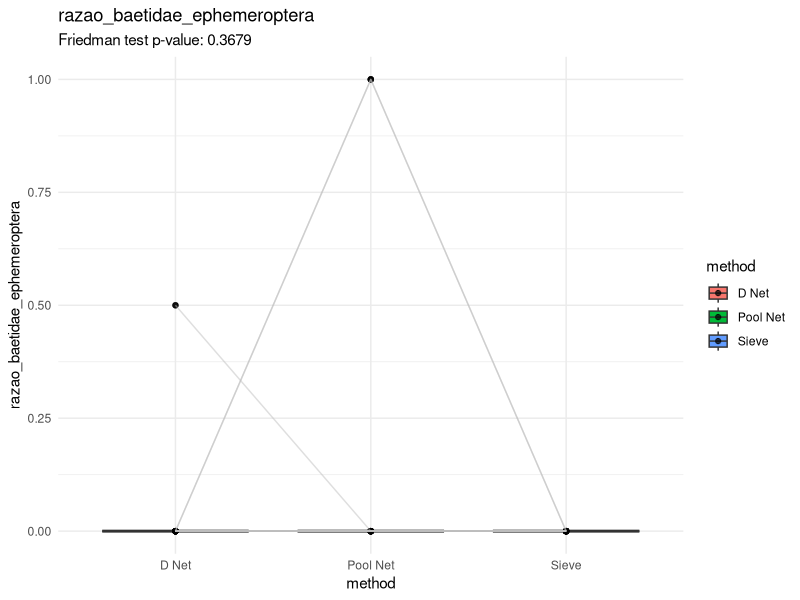
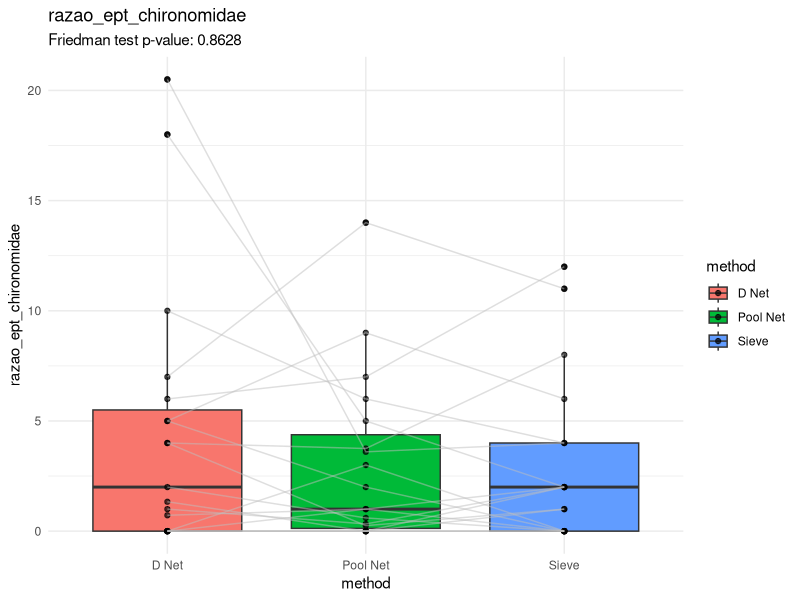
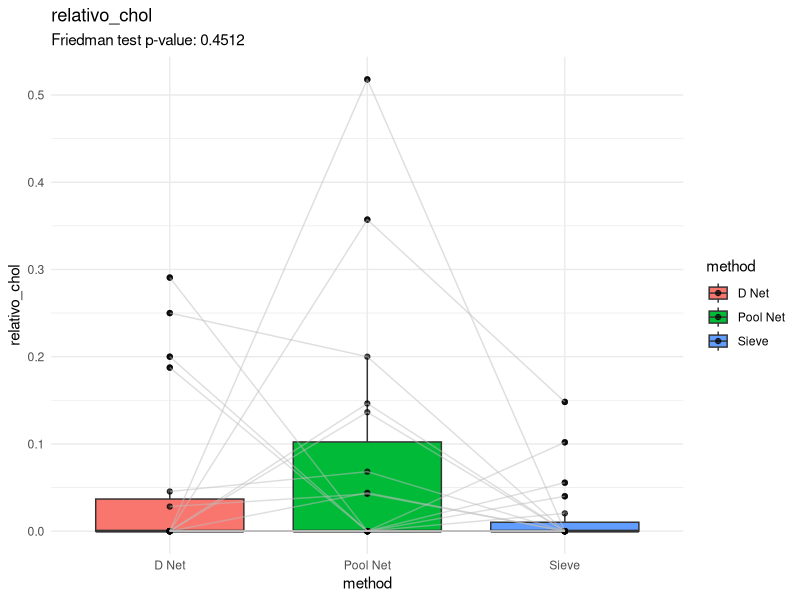
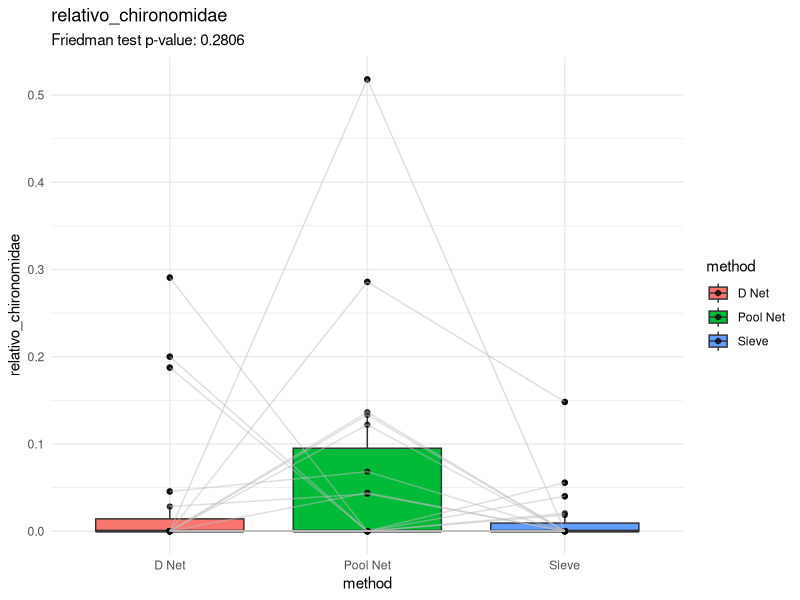
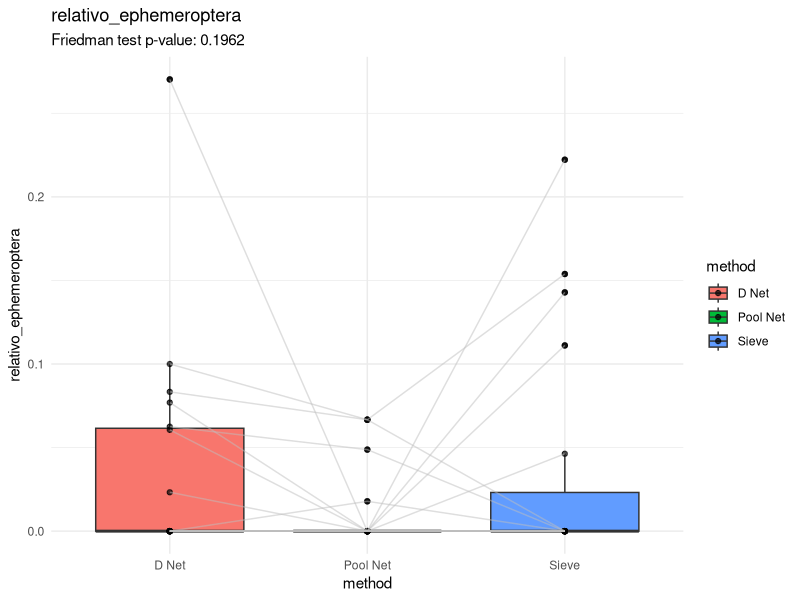
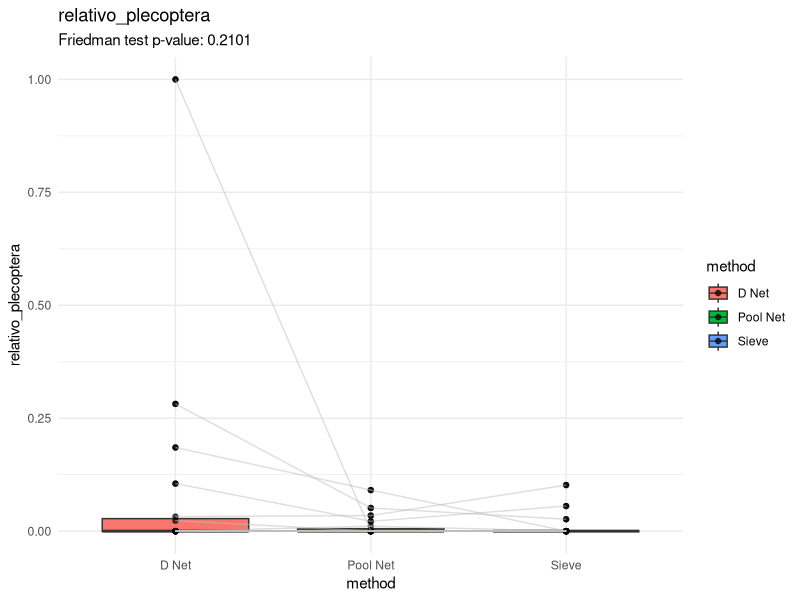
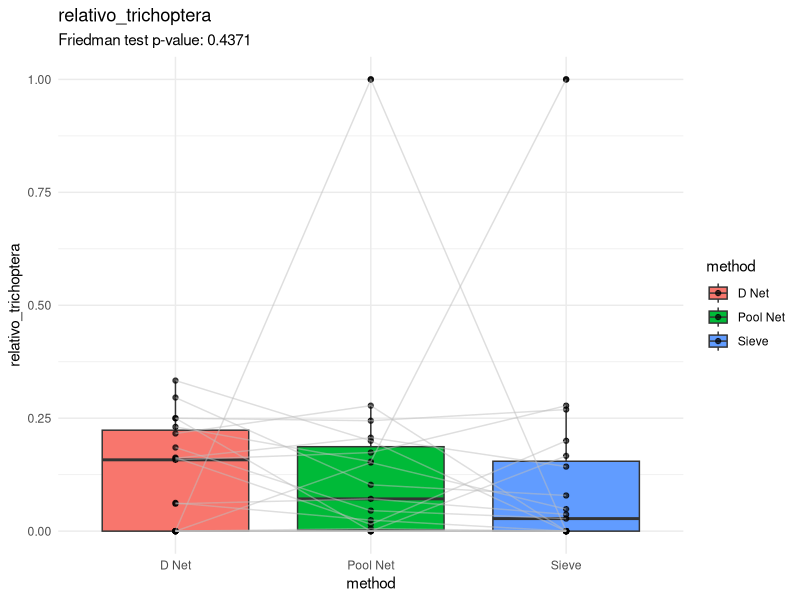
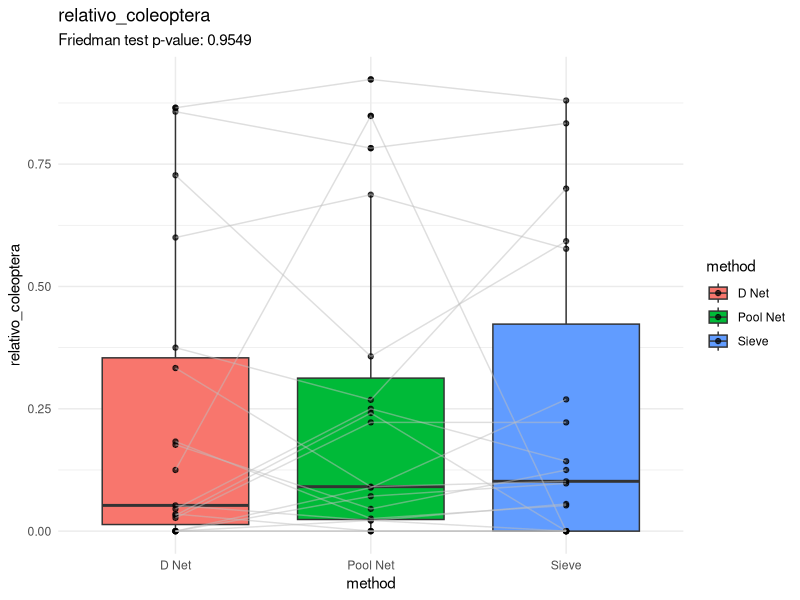

Reproduce these figures in R, in order.
library(tidyverse)

################################## Configurações ###############################
set.seed(1994)
metodos_de_amostragem <- c("D Net", "Pool Net", "Sieve")

# Pastas de figuras
pasta_figuras <- "figuras/redes/comparacao_3_redes/"
if (!dir.exists(pasta_figuras)) {
  dir.create(pasta_figuras, recursive = TRUE)
}

# Pasta de tabelas
pasta_tabelas <- "tabelas/redes/"
if (!dir.exists(pasta_tabelas)) {
  dir.create(pasta_tabelas, recursive = TRUE)
}

################################## Carregar dados ##############################
indices_df_raw <- read_csv("dados/processado/matriz_indices_imaturos_piata.csv")

############################## Pre-processamento ###############################
vetor_respostas <- indices_df_raw %>%
  select(-(campanha:method)) %>%
  names()

indices_df <- indices_df_raw %>%
  filter(method %in% metodos_de_amostragem) %>%
  mutate("coluna_id" = paste0(rio, "_", locality_name, "_", campanha)) %>%
  filter(!coletor_recolhedor_proporcao > 0.4)

################################ Processamento #################################
list_of_plots <- list()
for (i in vetor_respostas) {
  print(paste("Analisando redes para índice:", i))

  dados_filtrados <- indices_df %>%
    select(coluna_id, method, i) %>%
    pivot_wider(names_from = method, values_from = i) %>%
    filter(`D Net` >= 0 & `Pool Net` >= 0 & `Sieve` >= 0)
  
  dados_filtrados_long <- dados_filtrados %>%
    pivot_longer(
      cols = c("D Net", "Pool Net", "Sieve"),
      names_to = "method",
      values_to = i
    )

  # Friedman test
  friedman_test_result <- friedman.test(
    as.formula(paste(i, "~ method | coluna_id")),
    data = dados_filtrados_long
  )


  plot <- ggplot(
    dados_filtrados_long,
    aes(x = method, y = !!sym(i), fill = method)
  ) +
    theme_minimal() +
    geom_boxplot() +
    geom_point(alpha = 0.7) +
    geom_line(aes(group = coluna_id), color = "gray", alpha = 0.5) +
    labs(
      title = i,
      subtitle = paste0(
        "Friedman test p-value: ", round(friedman_test_result$p.value, 4)
      )
    ) 
  
  ggsave(
    filename = paste0(pasta_figuras, i, ".png"),
    plot = plot,
    width = 8,
    height = 6
  )

}

################################### Post roc ###################################

vetor_post_roc <- c("total_macroinvertebrados", "aspt", "riqueza_familias")

for (i in vetor_post_roc) {
  print(paste("Analisando redes (post-hoc) para índice:", i))
  
  dados_filtrados <- indices_df %>%
    select(coluna_id, method, i) %>%
    pivot_wider(names_from = method, values_from = i) %>%
    filter(`D Net` >= 0 & `Pool Net` >= 0 & `Sieve` >= 0)
  
  dados_filtrados_long <- dados_filtrados %>%
    pivot_longer(
      cols = c("D Net", "Pool Net", "Sieve"),
      names_to = "method",
      values_to = i
    )
  
  pairwise.wilcox.test(
    dados_filtrados_long[[i]],
    dados_filtrados_long$method,
    p.adjust.method = "bonferroni",
    paired = TRUE
  ) %>%
    print()
}
